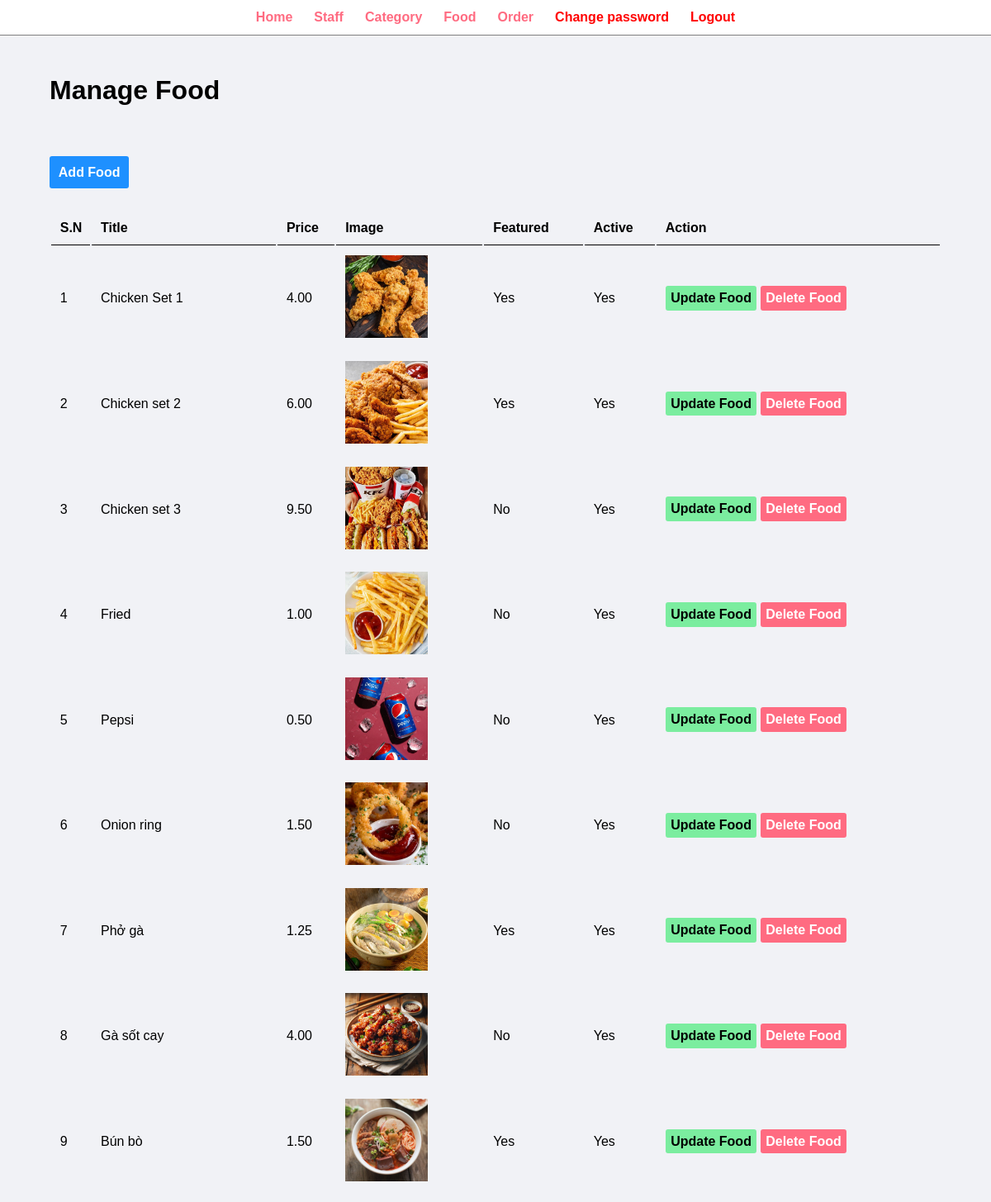
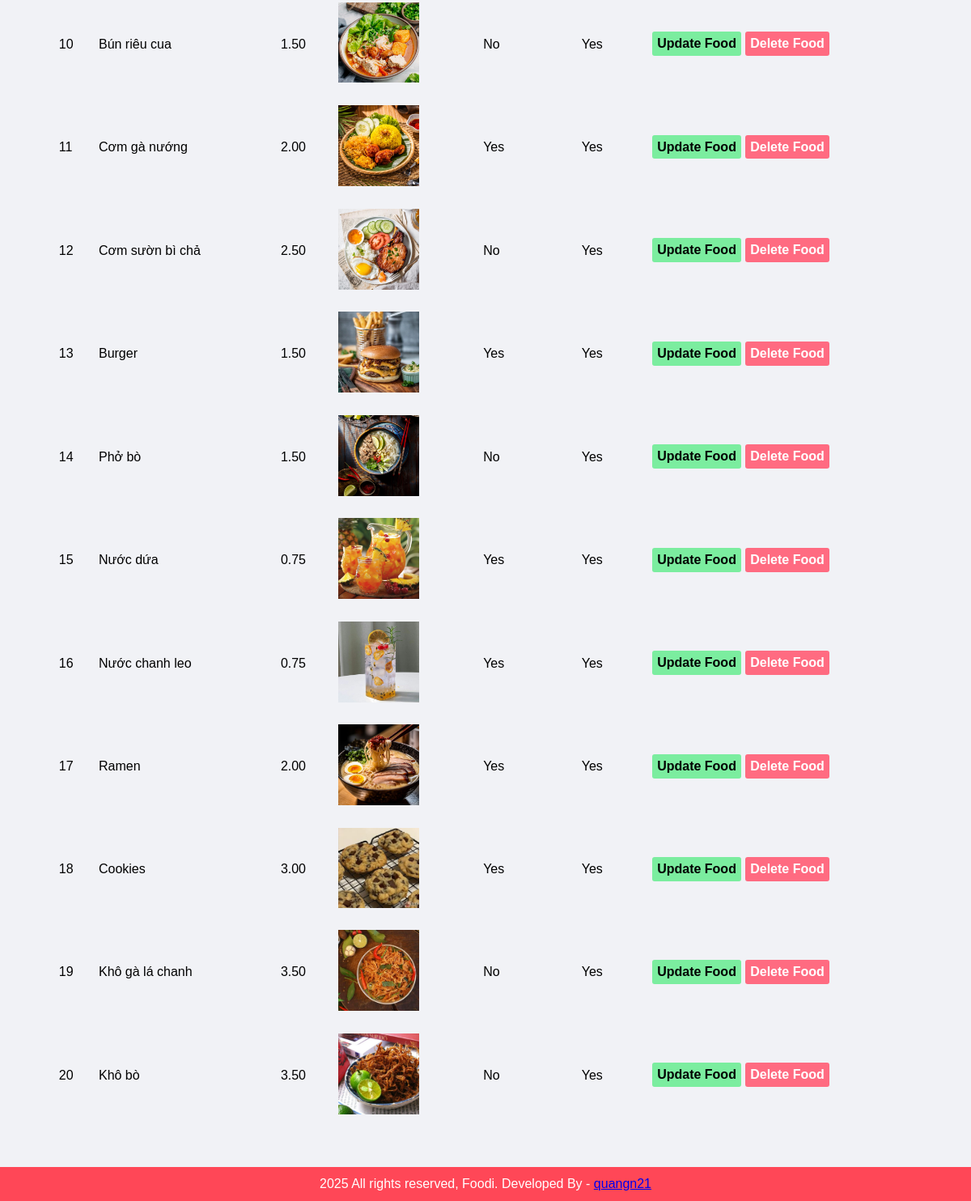
The page /admin/manage-food.php (signed in) on the database its author committed (2 pictures, top to bottom).
### tables this page shows
CREATE TABLE `food` (
  `id` int(10) UNSIGNED NOT NULL,
  `title` varchar(100) DEFAULT NULL,
  `description` text DEFAULT NULL,
  `price` decimal(10,2) DEFAULT NULL,
  `image_name` varchar(255) DEFAULT NULL,
  `category_id` int(10) UNSIGNED NOT NULL,
  `featured` varchar(10) DEFAULT NULL,
  `active` varchar(10) DEFAULT NULL
);

### admin/manage-food.php (the view, shortened to what this page needs)
<?php include('partials/menu.php'); ?>
<div class="main-content">
    <div class="wrapper">
        <h1>Manage Food</h1>
        <br><br>
        <br><br>
        <a href="<?php echo SITE_URL ?>admin/add-food.php" class="btn-primary">Add Food</a>
        <br><br><br>
        <table class="tbl-full">
            <tr>
                <th>S.N</th>
                <th>Title</th>
                <th>Price</th>
                <th>Image</th>
                <th>Featured</th>
                <th>Active</th>
                <th>Action</th>
            </tr>
            <?php
                $sql = " SELECT * FROM food";
                $res = mysqli_query($conn, $sql);
                $count = mysqli_num_rows($res);
                $sn = 1;
                if($count > 0){
                    while ($row = mysqli_fetch_assoc($res)){
                        $id = $row['id'];
                        $title = $row['title'];
                        $price = $row['price'];
                        $image_name = $row['image_name'];
                        $featured = $row['featured'];
                        $active = $row['active'];
                        ?>
                        <tr>
                            <td><?php echo $sn++ ?> </td>
                            <td><?php echo $title ?></td>
                            <td><?php echo $price ?></td>
                            <td>
                                <?php
                                    if($image_name ==""){
                                        echo "<div class='error'>Image not added</div>";
                                    }else{
                                        ?>
                                        <img src="<?php echo SITE_URL ?>images/food/<?php echo $image_name?>" width="100px">
                                        <?php
                                    }
                                ?>
                            </td>
                            <td><?php echo $featured ?></td>
                            <td><?php echo $active ?></td>
                            <td>
                                <a href="<?php echo SITE_URL ?>/admin/update-food.php?id=<?php echo $id ?>" class="btn-secondary">Update Food</a>
                                <a href="<?php echo SITE_URL ?>/admin/delete-food.php?id=<?php echo $id ?>&image_name=<?php echo $image_name ?>" class="btn-danger">Delete Food</a>
                            </td>
                        </tr>
                        <?php
                    }
                }else{
                    echo "<tr><td colspan = '7' class='error'>No food to display</td></tr>";
                }
            ?>
        </table>
    </div>
</div>
<?php include('partials/footer.php'); ?>

### admin/partials/menu.php (shortened to what this page needs)
<!DOCTYPE html>
<html lang="en">
    <head>
        <link rel="stylesheet" href="../css/admin.css">
    </head>
    <body>
        <div class="menu text-center">
            <div class="wrapper">
                <ul>
                    <li><a href="index.php">Home</a></li>
                    <li><a href="manage-staff.php">Staff</a></li>
                    <li><a href="manage-category.php">Category</a></li>
                    <li><a href="manage-food.php">Food</a></li>
                    <li><a href="manage-order.php">Order</a></li>
                    <li><a class="btn-change-pwd" href="update-password.php">Change password</a></li>
                    <li><a class="btn-change-pwd" href="logout.php">Logout</a></li>
                </ul>
            </div>
        </div>

### admin/partials/footer.php
        <div class="footer">
            <div class="wrapper">
                <p class="text-center">2025 All rights reserved, Foodi. Developed By - <a href="#">quangn21</a></p>
            </div>
        </div>
    </body>
</html>

### css/admin.css (style rules this page uses)
* { margin: 0; padding: 0; font-family: Arial, Helvetica, sans-serif; }
.wrapper { padding: 1%; width: 90%; margin: 0 auto; }
.text-center { text-align: center; }
.tbl-full { width: 100%; }
table tr th { border-bottom: 1px solid black; padding: 1%; text-align: left; }
table tr td { padding: 1%; }
.btn-primary { background-color: #1e90ff; padding: 1% ; color: white; text-decoration: none; font-weight: bold; border-radius: 3px; }
.btn-secondary { background-color: #7bed9f; padding: 2%; color: black; text-decoration: none; font-weight: bold; border-radius: 3px; }
.btn-danger { background-color: #ff6b81; padding: 2%; color: white; text-decoration: none; font-weight: bold; border-radius: 3px; }
.btn-change-pwd { color: red !important; }
.menu { border-bottom: 1px solid grey; }
.menu ul { list-style-type: none; }
.menu ul li { display: inline; padding: 1%; }
.menu ul li a { text-decoration: none; font-weight: bold; color: #ff6b81; }
.main-content { background-color: #f1f2f6; padding: 3% 0; }
.footer { background-color: #ff4757; color: white; }

### rows shown on the page
food: title "Chicken Set 1", price "4.00", image_name (picture), featured "Yes", active "Yes"
food: title "Chicken set 2", price "6.00", image_name (picture), featured "Yes", active "Yes"
food: title "Chicken set 3", price "9.50", image_name (picture), featured "No", active "Yes"
food: title "Fried", price "1.00", image_name (picture), featured "No", active "Yes"
food: title "Pepsi", price "0.50", image_name (picture), featured "No", active "Yes"
food: title "Onion ring", price "1.50", image_name (picture), featured "No", active "Yes"
food: title "Phở gà", price "1.25", image_name (picture), featured "Yes", active "Yes"
food: title "Gà sốt cay", price "4.00", image_name (picture), featured "No", active "Yes"
food: title "Bún bò", price "1.50", image_name (picture), featured "Yes", active "Yes"
food: title "Bún riêu cua", price "1.50", image_name (picture), featured "No", active "Yes"
food: title "Cơm gà nướng", price "2.00", image_name (picture), featured "Yes", active "Yes"
food: title "Cơm sườn bì chả", price "2.50", image_name (picture), featured "No", active "Yes"
food: title "Burger", price "1.50", image_name (picture), featured "Yes", active "Yes"
food: title "Phở bò", price "1.50", image_name (picture), featured "No", active "Yes"
food: title "Nước dứa", price "0.75", image_name (picture), featured "Yes", active "Yes"
food: title "Nước chanh leo", price "0.75", image_name (picture), featured "Yes", active "Yes"
food: title "Ramen", price "2.00", image_name (picture), featured "Yes", active "Yes"
food: title "Cookies", price "3.00", image_name (picture), featured "Yes", active "Yes"
food: title "Khô gà lá chanh", price "3.50", image_name (picture), featured "No", active "Yes"
food: title "Khô bò", price "3.50", image_name (picture), featured "No", active "Yes"
